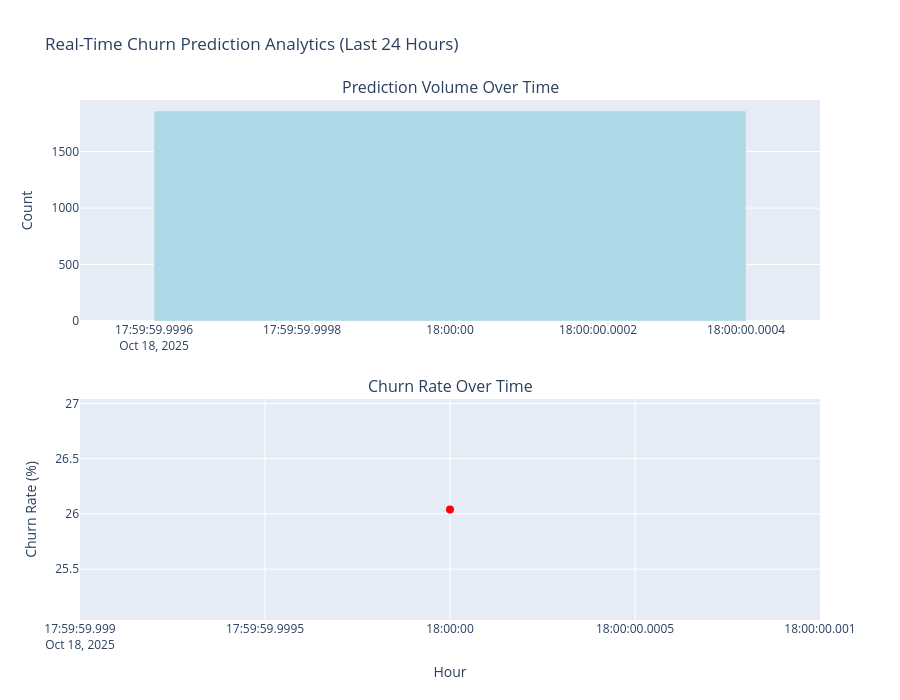

Here is the notebook cell this chart was saved with:
### Code cell
# Visualization: Churn Rate and Volume Over Time
if not df_realtime.empty:
    fig = make_subplots(
        rows=2, cols=1,
        subplot_titles=('Prediction Volume Over Time', 'Churn Rate Over Time'),
        vertical_spacing=0.15
    )
    
    # Plot 1: Prediction volume
    fig.add_trace(
        go.Bar(
            x=df_realtime['hour'],
            y=df_realtime['total_predictions'],
            name='Total Predictions',
            marker_color='lightblue'
        ),
        row=1, col=1
    )
    
    # Plot 2: Churn rate
    fig.add_trace(
        go.Scatter(
            x=df_realtime['hour'],
            y=df_realtime['churn_rate'],
            name='Churn Rate (%)',
            mode='lines+markers',
            line=dict(color='red', width=3),
            marker=dict(size=8)
        ),
        row=2, col=1
    )
    
    fig.update_xaxes(title_text="Hour", row=2, col=1)
    fig.update_yaxes(title_text="Count", row=1, col=1)
    fig.update_yaxes(title_text="Churn Rate (%)", row=2, col=1)
    
    fig.update_layout(
        height=700,
        title_text="Real-Time Churn Prediction Analytics (Last 24 Hours)",
        showlegend=False
    )
    
    fig.show()
else:
    print("⏳ Waiting for prediction data...")

### Figure 1 — Plotly figure (JSON) as saved in the notebook; plotly's stock layout.template omitted (floating-point values rounded to 4 significant figures)
{"data": [{"marker": {"color": "lightblue"}, "name": "Total Predictions", "type": "bar", "x": ["2025-10-18T18:00:00.000000000"], "xaxis": "x", "y": [1859], "yaxis": "y"}, {"line": {"color": "red", "width": 3}, "marker": {"size": 8}, "mode": "lines+markers", "name": "Churn Rate (%)", "type": "scatter", "x": ["2025-10-18T18:00:00.000000000"], "xaxis": "x2", "y": [26.04], "yaxis": "y2"}], "layout": {"annotations": [{"font": {"size": 16}, "showarrow": false, "text": "Prediction Volume Over Time", "x": 0.5, "xanchor": "center", "xref": "paper", "y": 1, "yanchor": "bottom", "yref": "paper"}, {"font": {"size": 16}, "showarrow": false, "text": "Churn Rate Over Time", "x": 0.5, "xanchor": "center", "xref": "paper", "y": 0.425, "yanchor": "bottom", "yref": "paper"}], "height": 700, "showlegend": false, "title": {"text": "Real-Time Churn Prediction Analytics (Last 24 Hours)"}, "xaxis": {"anchor": "y", "domain": [0, 1]}, "xaxis2": {"anchor": "y2", "domain": [0, 1], "title": {"text": "Hour"}}, "yaxis": {"anchor": "x", "domain": [0.575, 1], "title": {"text": "Count"}}, "yaxis2": {"anchor": "x2", "domain": [0, 0.425], "title": {"text": "Churn Rate (%)"}}}}
